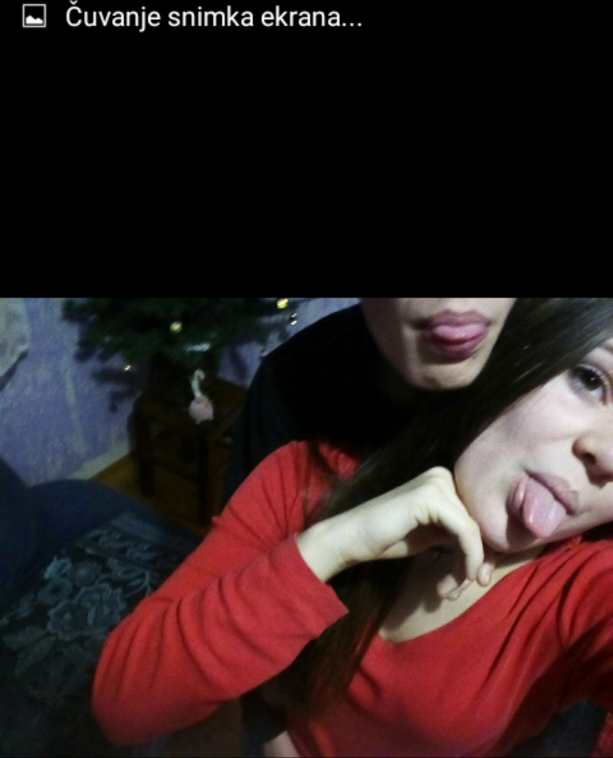
#> input picture images1/aa.jpg, 1838 x 2273 px (shown at 1/3 size)
$ python trialanderror.py   (older library calls are emulated)
#> lines starting #> are read from the running program, lines starting #| are printed output that depends on the picture; after the words box and inside, x2 and y2 are one past the last pixel; in counts of white or black regions, pixels touching at a corner belong together
#> further down, image is the input picture: shape (2273, 1838, 3); mean B, G, R 32.3, 31.8, 48.9
import cv2
import numpy as np
import glob
import imutils


def remove_black_edges(img):
    # img = cv2.imread(image)
    bw = cv2.cvtColor(img, cv2.COLOR_BGR2GRAY)
    rows, cols = bw.shape

    non_empty_columns = np.where(bw.max(axis=0) < 255)[0]
    non_empty_rows = np.where(bw.max(axis=1) < 255)[0]
    crop_box = (min(non_empty_rows),
                min(max(non_empty_rows), rows),
                min(non_empty_columns),
                min(max(non_empty_columns), cols))

    final = img[crop_box[0] + 20:crop_box[1] - 20, crop_box[2]:crop_box[3] + 1, :]
    return final


def jebi_mu_majku_u_picku(image):
    gray = cv2.threshold(image.copy(), 34, 255, cv2.THRESH_BINARY)[1]
    cv2.imshow("sisaj kurac", gray)
    cv2.waitKey(0)


def crop_redundant(image):
    gray = cv2.cvtColor(image, cv2.COLOR_BGR2GRAY)
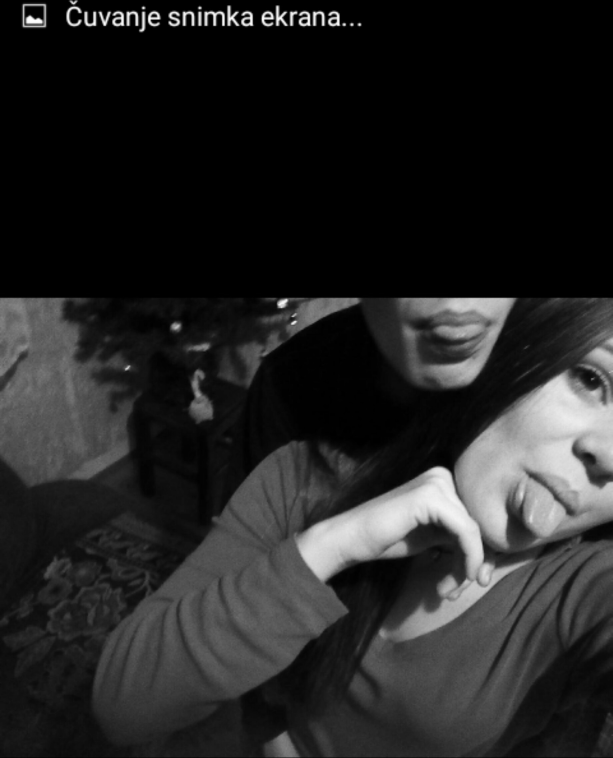
#> gray: shape (2273, 1838) (shown at 1/3 size); min 0, max 255, mean 37

    _, th2 = cv2.threshold(gray, 8, 255, cv2.THRESH_BINARY)
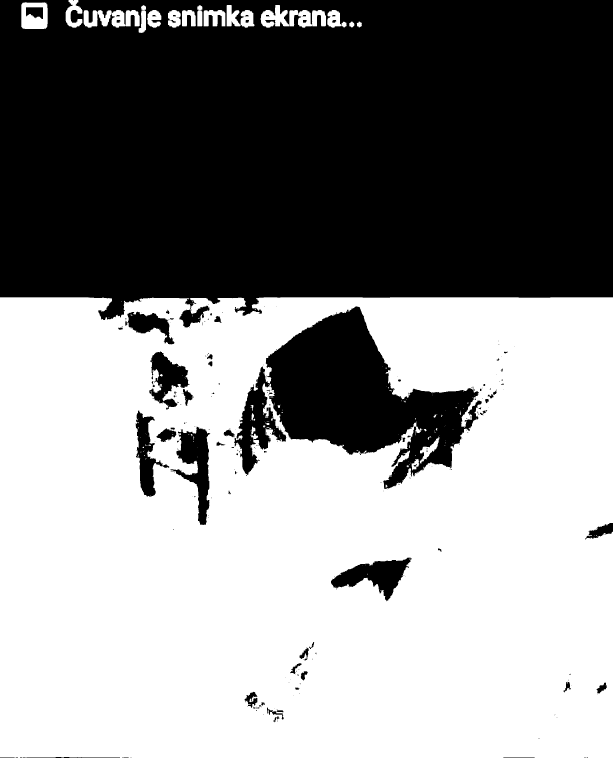
#> th2: shape (2273, 1838) (shown at 1/3 size); 55.4% white; 271 black regions (194 under 20 px)
    _, contours, hierarchy = cv2.findContours(th2, cv2.RETR_EXTERNAL, cv2.CHAIN_APPROX_SIMPLE)
#> contours = 34 contours, 14 with area under 20; largest, box (x1, y1, x2, y2) and area: (0, 892, 1838, 2273) 2521572, (64, 7, 143, 87) 5995, (868, 30, 978, 83) 3814, (781, 15, 867, 83) 3140, (335, 30, 419, 83) 3024
    areas = [cv2.contourArea(contour) for contour in contours]
#> areas = 34 values, max 2521572 at index 13, min 0 at index 0, mean 75171.8
    max_index = np.argmax(areas)
#> max_index = 13
    cnt = contours[max_index]
#> cnt = contour of 912 points, box (x1, y1, x2, y2) (0, 892, 1838, 2273), area 2521572
    x, y, w, h = cv2.boundingRect(cnt)
#> x = 0; y = 892; w = 1838; h = 1381

    # Ensure bounding rect should be at least 16:9 or taller
    if w / h > 16 / 9:
        # increase top and bottom margin
        newHeight = w / 16 * 9
        y = y - (newHeight - h) / 2
        h = newHeight

    crop = image[y:y + h, x:x + w]
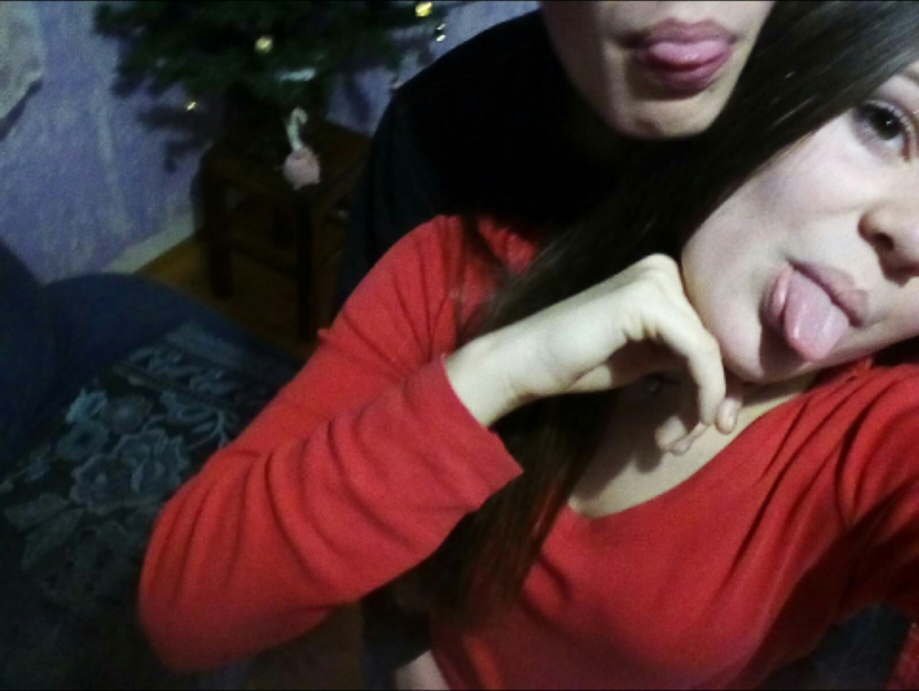
#> crop: shape (1381, 1838, 3) (shown at 1/2 size); mean B, G, R 51.4, 50.6, 78.6
    return crop


if __name__ == "__main__":
    image = cv2.imread("images1/aa.jpg")
    cropped = crop_redundant(image)
    showed = imutils.resize(cropped.copy(), height=500)
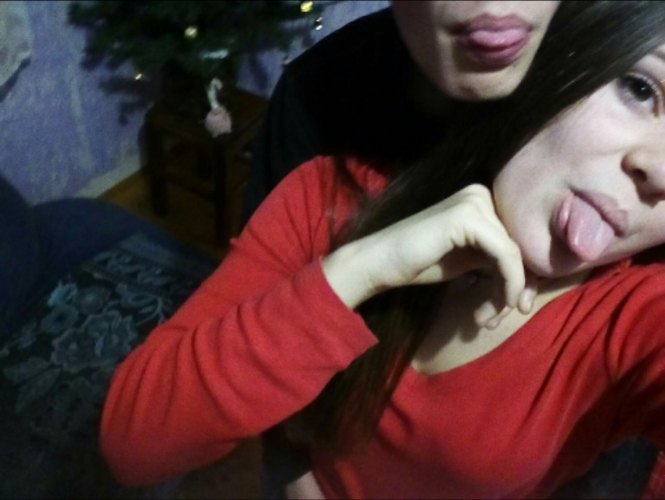
#> showed: shape (500, 665, 3); mean B, G, R 51.4, 50.6, 78.6
    oridjidji = imutils.resize(image.copy(), height=500)
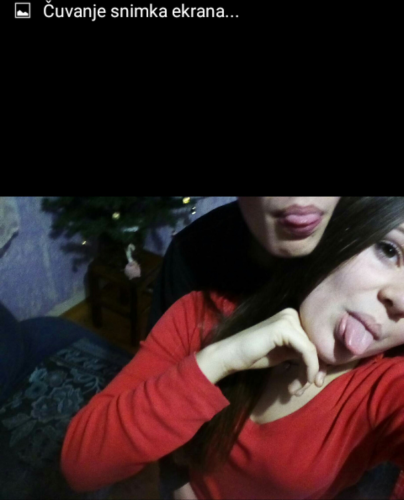
#> oridjidji: shape (500, 404, 3); mean B, G, R 32.3, 31.8, 48.9
    cv2.imshow("slika1", showed)
    cv2.imshow("slika2", oridjidji)
    cv2.waitKey(0)

    # [17 lines of commented-out code are left out]

$ run again, with images/bf.jpeg copied over images1/aa.jpg
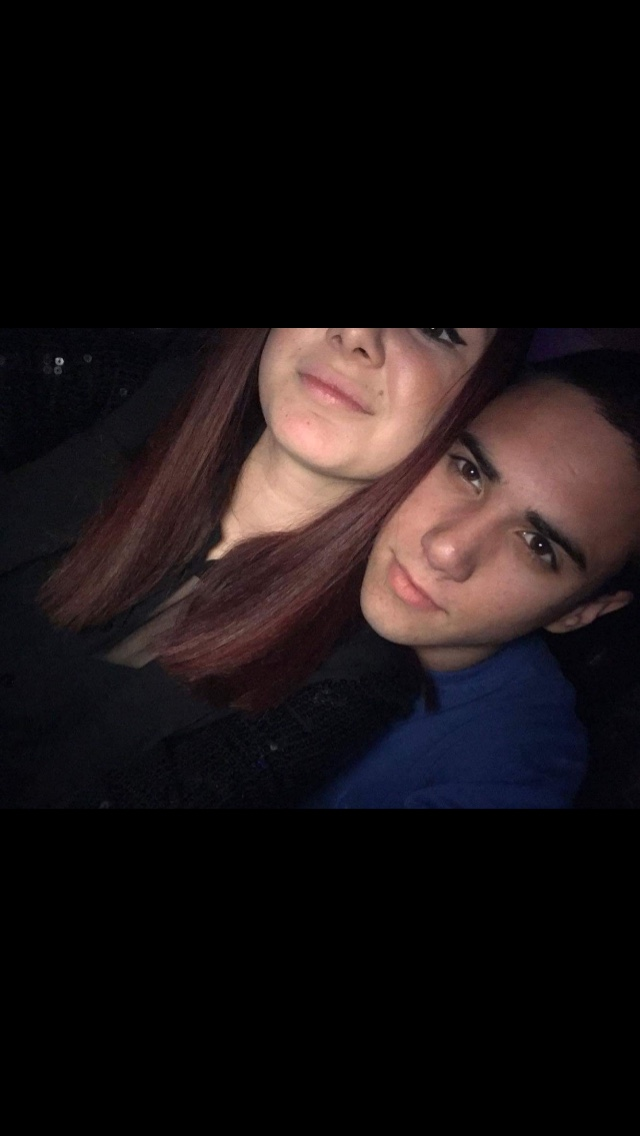
#> input picture images/bf.jpeg, 640 x 1136 px
#> image is the input picture: shape (1136, 640, 3); mean B, G, R 20.3, 19.3, 26.1
#> in crop_redundant, `_, th2 = cv2.threshold(gray, 8, 255, cv2.THRESH_BINARY)`:
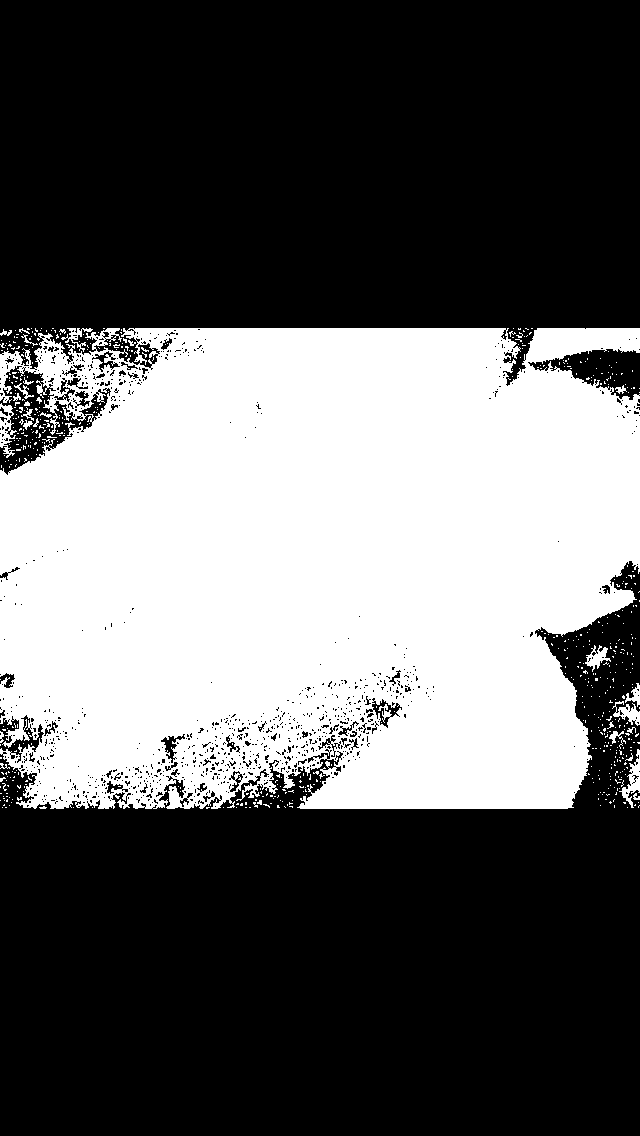
#> th2: shape (1136, 640); 37.9% white; 621 white regions (593 under 20 px)
#> contours = 598 contours, 585 with area under 20; largest, box (x1, y1, x2, y2) and area: (0, 328, 640, 809) 274904, (0, 403, 17, 458) 378, (619, 749, 640, 808) 357, (612, 701, 640, 726) 264, (585, 645, 611, 672) 244
#> areas = 598 values, max 274904 at index 589, min 0 at index 0, mean 463.4
#> max_index = 589
#> cnt = contour of 3100 points, box (x1, y1, x2, y2) (0, 328, 640, 809), area 274904
#> x = 0; y = 328; w = 640; h = 481
#> in crop_redundant, `crop = image[y:y + h, x:x + w]`:
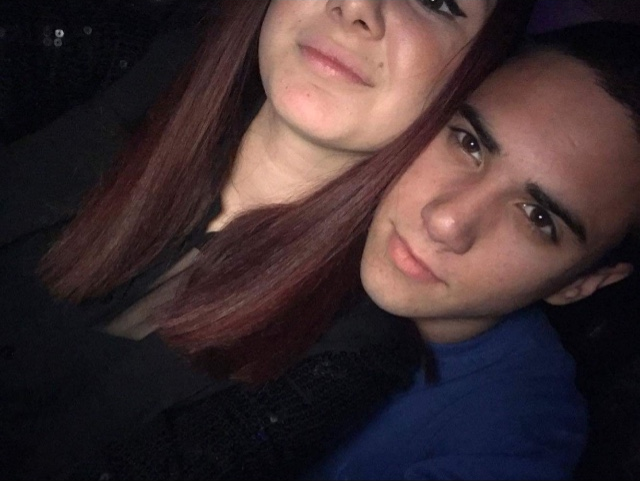
#> crop: shape (481, 640, 3); mean B, G, R 47.9, 45.5, 61.6

$ run again, with images1/ab.jpg copied over images1/aa.jpg
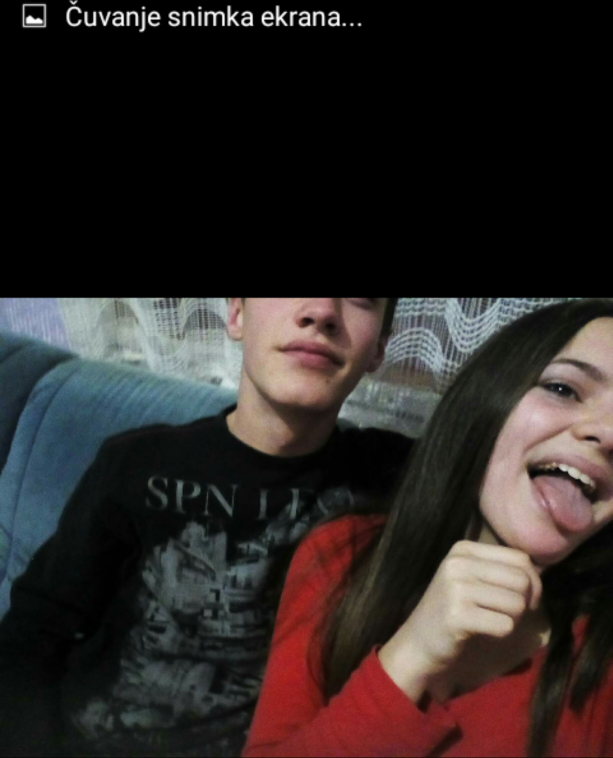
#> input picture images1/ab.jpg, 1838 x 2273 px (shown at 1/3 size)
#> image is the input picture: shape (2273, 1838, 3); mean B, G, R 38.4, 39.9, 46.5
#> in crop_redundant, `_, th2 = cv2.threshold(gray, 8, 255, cv2.THRESH_BINARY)`:
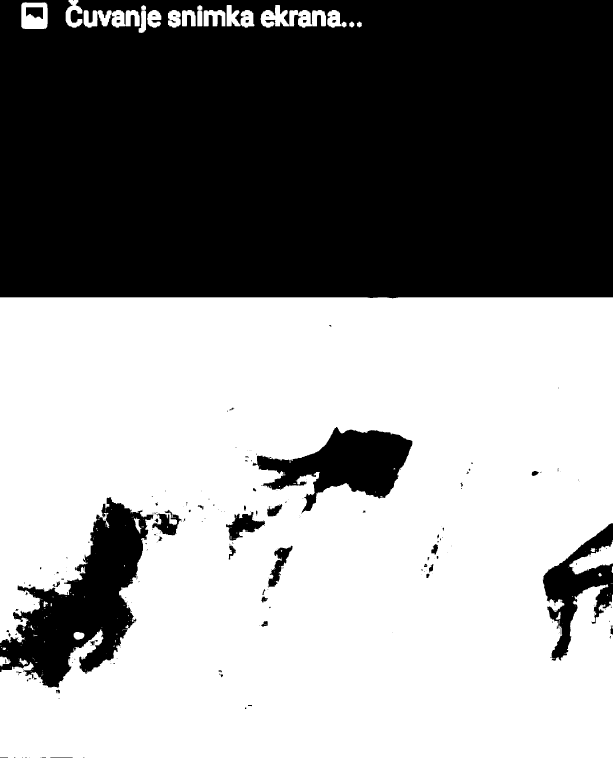
#> th2: shape (2273, 1838) (shown at 1/3 size); 56.4% white; 267 black regions (196 under 20 px)
#> contours = 158 contours, 124 with area under 20; largest, box (x1, y1, x2, y2) and area: (0, 892, 1838, 2273) 2380666, (64, 7, 143, 87) 5995, (1708, 1620, 1838, 1723) 5612, (868, 30, 978, 83) 3814, (781, 15, 867, 83) 3140
#> areas = 158 values, max 2380665.5 at index 137, min 0 at index 0, mean 15334.7
#> max_index = 137
#> cnt = contour of 2835 points, box (x1, y1, x2, y2) (0, 892, 1838, 2273), area 2380666
#> x = 0; y = 892; w = 1838; h = 1381
#> `oridjidji = imutils.resize(image.copy(), height=500)`:
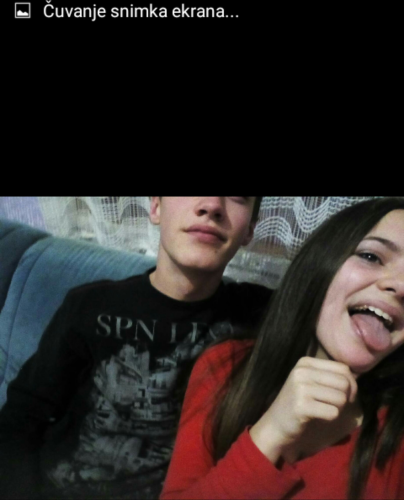
#> oridjidji: shape (500, 404, 3); mean B, G, R 38.4, 39.9, 46.5

$ run again, with images1/ac.jpg copied over images1/aa.jpg
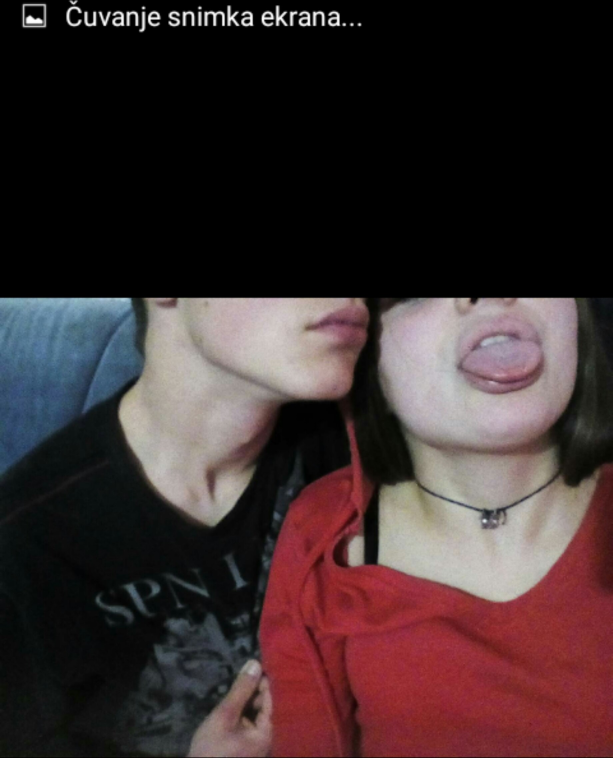
#> input picture images1/ac.jpg, 1838 x 2274 px (shown at 1/3 size)
#> image is the input picture: shape (2274, 1838, 3); mean B, G, R 47.2, 46.3, 61.3
#> in crop_redundant, `_, th2 = cv2.threshold(gray, 8, 255, cv2.THRESH_BINARY)`:
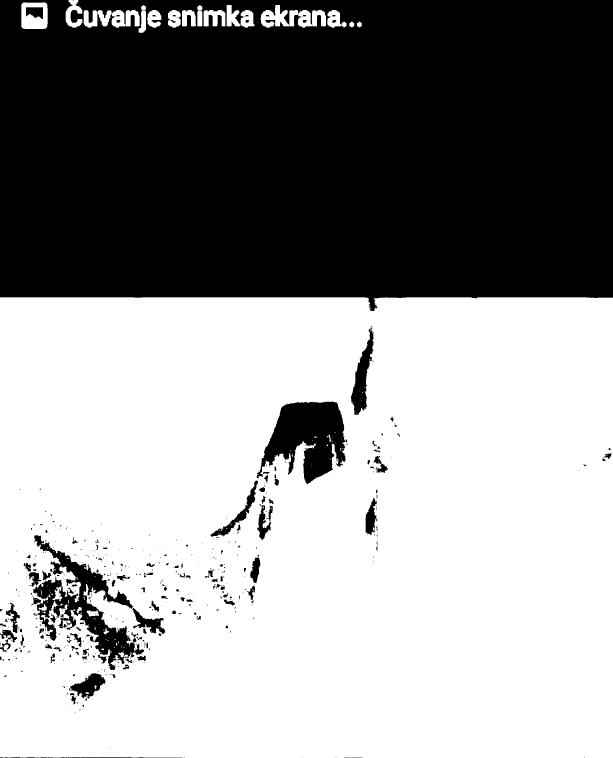
#> th2: shape (2274, 1838) (shown at 1/3 size); 58.8% white; 543 black regions (378 under 20 px)
#> contours = 22 contours, 2 with area under 20; largest, box (x1, y1, x2, y2) and area: (0, 892, 1838, 2274) 2533358, (64, 7, 143, 87) 5995, (868, 30, 978, 83) 3814, (781, 15, 867, 83) 3140, (335, 30, 419, 83) 3024
#> areas = [0, 2533357.5, 161.5, 168, 165.5, 0, 940.5, 1634, 3814, 1638, 2066, 1370, 1506.5, 1523, 3024.5, 2513.5, 800.5, 3140.5, 1589, 146.5, 5995, 2060.5]
#> max_index = 1
#> cnt = contour of 467 points, box (x1, y1, x2, y2) (0, 892, 1838, 2274), area 2533358
#> x = 0; y = 892; w = 1838; h = 1382
#> `oridjidji = imutils.resize(image.copy(), height=500)`:
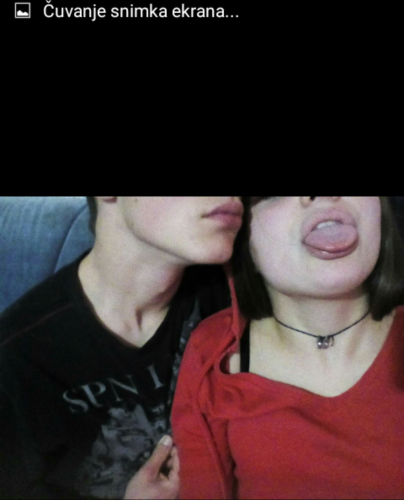
#> oridjidji: shape (500, 404, 3); mean B, G, R 47.2, 46.3, 61.3
